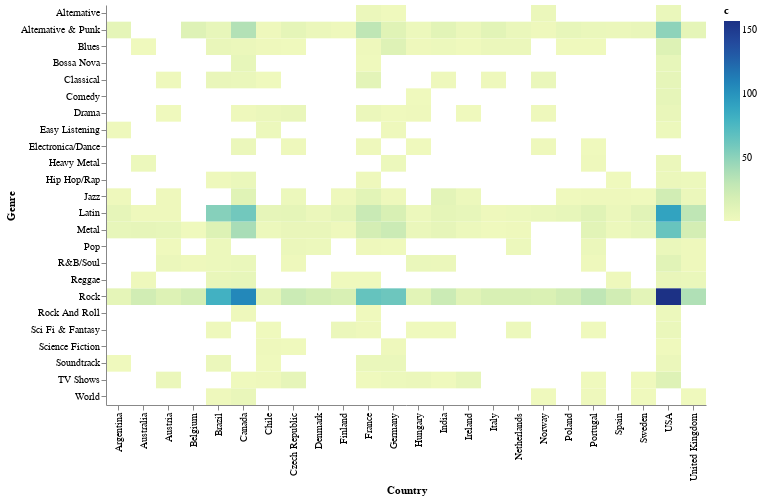

Notebook code for this chart:
### Code cell
%VEGA-LITE rect_category_heatmap.vl.json 
select i.BillingCountry as Country, g.name as Genre, count(1) as c
from invoice i 
    inner join InvoiceLine il on i.InvoiceId=il.InvoiceId 
    inner join track t on t.TrackId=il.TrackId 
    inner join genre g on g.GenreId=t.GenreId
group by 1,2

### Figure 1 — Vega-Lite specification as saved in the notebook (floating-point values rounded to 4 significant figures; data arrays with more than 128 entries replaced by an {"elided": "..."} marker saying what was removed)
{"$schema": "https://vega.github.io/schema/vega-lite/v4.json", "config": {"view": {"stroke": "transparent"}}, "data": {"values": {"elided": "238 records"}}, "encoding": {"color": {"field": "c", "type": "quantitative"}, "x": {"field": "Country", "type": "nominal"}, "y": {"field": "Genre", "type": "nominal"}}, "height": 400, "mark": "rect", "width": 600}
